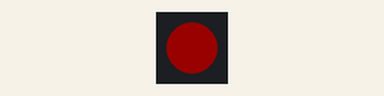
Bench run of a sketch on a simulated ATtiny85, built with avr-gcc and run on an emulated ATtiny85. On the bench: 1 RGB LEDs in strip order, left to right. Dim RGB values are drawn brighter than linear.

Above: at 0.06 s.
At 1.79 s:
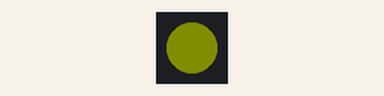
At 3.45 s:
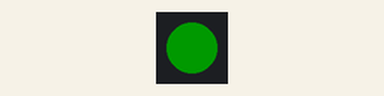
At 6.56 s:
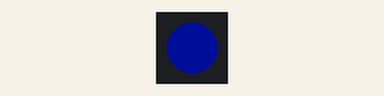
Timing chart, 0 to 6.9 s (numbered marks = the images above):
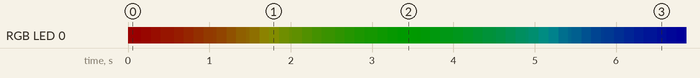

The sketch:

ATtiny_neopixel.ino
```cpp
// Include library
#include <Adafruit_NeoPixel.h>

#ifdef __AVR__
  #include <avr/power.h>
#endif

// Define pin for neopixel
#define PIXEL_PIN            3

// Instanciate neopixel object
Adafruit_NeoPixel pixel = Adafruit_NeoPixel(1, PIXEL_PIN, NEO_GRB + NEO_KHZ800);

void setup() {
#if defined (__AVR_ATtiny85__)
  if (F_CPU == 16000000) clock_prescale_set(clock_div_1);
#endif

  pixel.setBrightness(25); // let's try not to blind ourselves
  pixel.begin(); // initialize pixel
}

void loop() {

    // rainbow animation
	for (int r=0; r<256; r++) {
		pixel.setPixelColor(0, Wheel((r) & 255)); // Moderately bright green color.
		pixel.show();
		delay(40);
	}

  }

// Input a value 0 to 255 to get a color value.
// The colours are a transition r - g - b - back to r.
uint32_t Wheel(byte WheelPos) {
  WheelPos = 255 - WheelPos;
  if(WheelPos < 85) {
    return pixel.Color(255 - WheelPos * 3, 0, WheelPos * 3);
  }
  if(WheelPos < 170) {
    WheelPos -= 85;
    return pixel.Color(0, WheelPos * 3, 255 - WheelPos * 3);
  }
  WheelPos -= 170;
  return pixel.Color(WheelPos * 3, 255 - WheelPos * 3, 0);
}
```

Measured:
- by itself, everything shown: repeats every 10.3 s, in 99 steps
